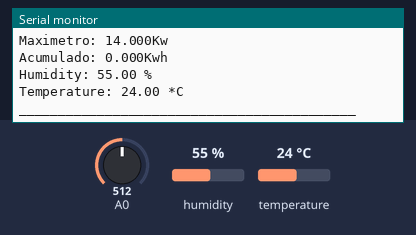
This sketch was run on a simulated Arduino Uno, built with avr-gcc and run on an emulated ATmega328P. Parts: the last lines printed to the serial monitor. Inputs (shaded band) come from the test bench; at power-on: humidity 55 %, A0 = 512, temperature 24 °C.

Above: at 2.6 s.
2.7 s: humidity set to 22 %
4.2 s: A0 set to 490
At 5.6 s:
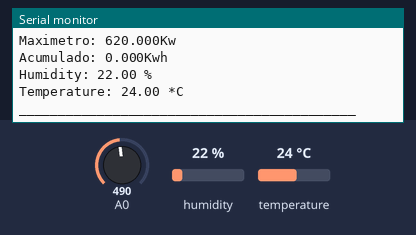
5.7 s: temperature set to 12 °C
7.2 s: A0 set to 510
At 8.6 s:
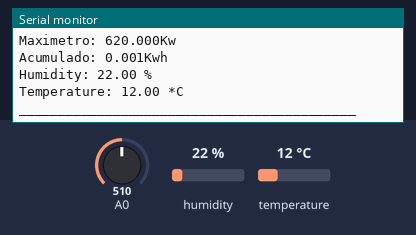
8.7 s: humidity set to 40 %
Timing chart, 0 to 11.2 s (numbered marks = the images above; inputs shaded):
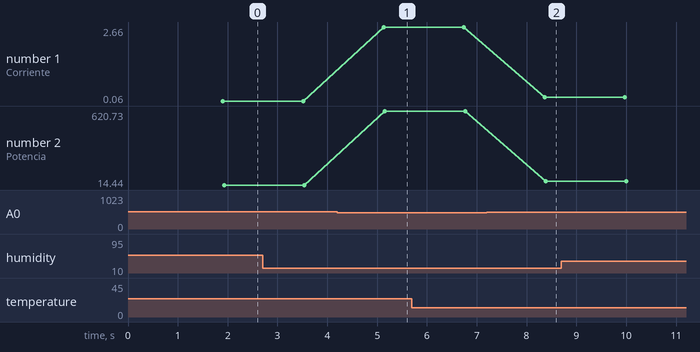

The sketch:

Corriente___consumo.ino
```cpp
#include "DHT.h"
#define DHTTYPE DHT22   // DHT 22  (AM2302), AM2321

const int DHTPin = 5;     // what digital pin we're connected to
DHT dht(DHTPin, DHTTYPE);

const float FACTOR = 36; //30A/1V

const float VMIN = 1.08;
const float VMAX = 3.92;

const float ADCV = 5.0;  //Para Vcc
//const float ADCV = 1.1; //Para referencia interna

double kilos = 0;
int peakPower = 0;

void setup()
{
   Serial.begin(9600);
   //analogReference(INTERNAL);

  Serial.begin(9600);            //Start serial communication
  delay(200);
  Serial.println("Cargando...");
  delay(500);
  Serial.println("Carga completada");
  delay(200);
  Serial.println("Medidor de consumo aeioLuz 0.5");
  delay(500);
  dht.begin();
  Serial.println("_ _ _ _ _ _ _ _ _ _ _ _ _ _ _");
}

void printMeasure(String prefix, float value, String postfix)
{
   Serial.print(prefix);
   Serial.print(value, 3);
   Serial.println(postfix);

}
void loop()
{


  // Reading temperature or humidity takes about 250 milliseconds!
   float h = dht.readHumidity();
   float t = dht.readTemperature();

   if (isnan(h) || isnan(t)) {
      Serial.println("Fallo sensor Temp/Humed.");
      return;
   }


   float currentRMS = getCorriente();
   float power = 233.0 * currentRMS;

  int maxCurrent = 0;
  int minCurrent = 1000;
  for (int i=0 ; i<=200 ; i++)  //Monitors and logs the current input for 200 cycles to determine max and min current
  {
    if(currentRMS >= maxCurrent)
      maxCurrent = currentRMS;
    else if(currentRMS <= minCurrent)
      minCurrent = currentRMS;
  }
  if (power > peakPower)
  {
    peakPower = power;
  }
  kilos = kilos + (power * (2.05/60/60/1000));    //Calculate kilowatt hours used


   printMeasure("Corriente: ", currentRMS, "A ,");
   printMeasure("Potencia: ", power, "W");
   printMeasure("Maximetro: ", peakPower, "Kw");
   printMeasure("Acumulado: ", kilos, "Kwh");

   Serial.print("Humidity: ");
   Serial.print(h);
   Serial.println(" %\t");
   Serial.print("Temperature: ");
   Serial.print(t);
   Serial.println(" *C ");

   Serial.println("___________________________________________");
    delay(1000);
     }

     float getCorriente()
{
   float voltage;
   float corriente;
   float sum = 0;
   long tiempo = millis();
   int counter = 0;

   while (millis() - tiempo < 500)
   {
      voltage = analogRead(A0) * ADCV / 1023.0;
      corriente = fmap(voltage, VMIN, VMAX, -FACTOR, FACTOR);

      sum += sq(corriente);
      counter = counter + 1;
      delay(1);
   }

   corriente = sqrt(sum / counter);
   return(corriente);


}

// cambio de escala entre floats
float fmap(float x, float in_min, float in_max, float out_min, float out_max)
{
 return (x - in_min) * (out_max - out_min) / (in_max - in_min) + out_min;
}
```

Measured:
- after the input at 4.2 s, the serial monitor: prints a new line after 0.93 s (image 1)
- after the input at 7.2 s, the serial monitor: prints a new line after 1.2 s (image 2)
- plotted number 1: 0.06 → 2.66 after the input at 4.2 s, 2.66 → 0.19 after the input at 7.2 s
- plotted number 2: 14.44 → 620.73 after the input at 4.2 s, 620.73 → 43.31 after the input at 7.2 s
